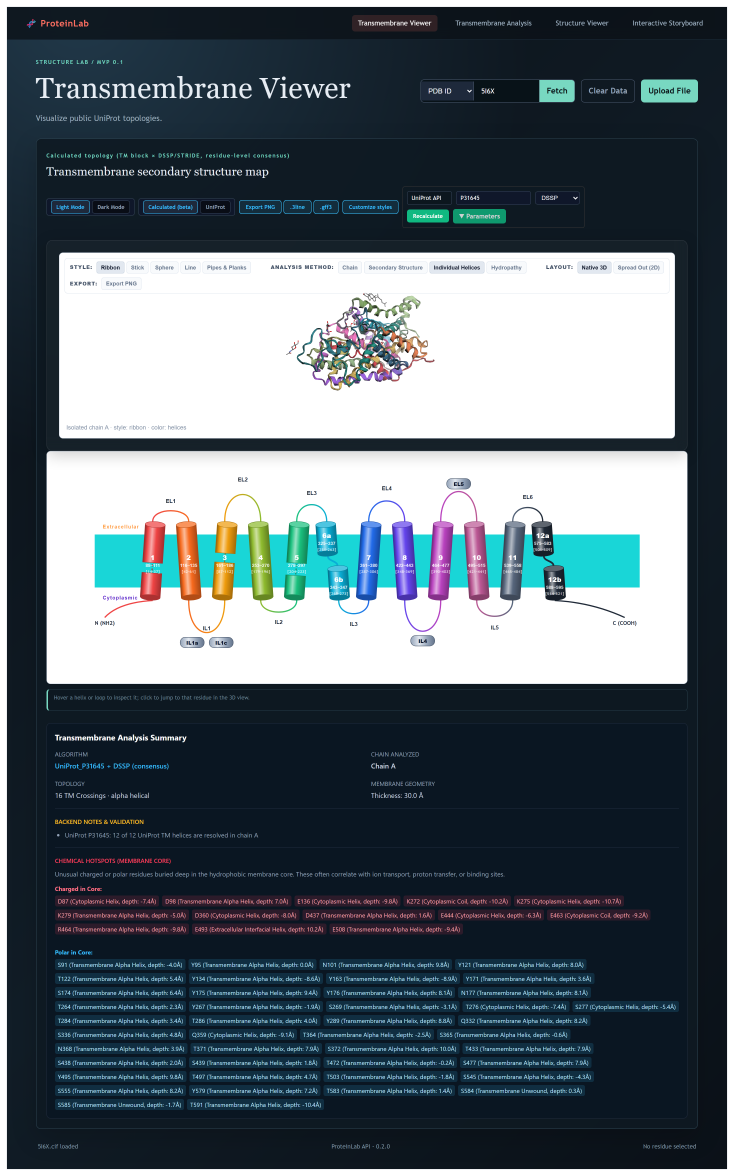
#> input picture bench/figures/figure5_interface.png, 2936 x 4704 px, found by its file name (shown at 1/4 size)
$ python fig_ui_screenshot.py
#> lines starting #> are read from the running program, lines starting #| are printed output that depends on the picture
"""Draw Figure 5: a screenshot of the web interface, produced by the browser.

    python bench/fig_ui_screenshot.py --pdb 5I6X

The guidelines ask for a figure of the interface, and a photograph of a browser window is
not reproducible: it depends on the fonts that happen to be installed and on the width of the
window.  This script drives a headless Chromium through Playwright against the live
application, waits until the topology it asked for has actually arrived, and saves the page at
a fixed width.  The screenshot is taken from the live site because the figure is a picture of
the deployed software, and the caption says so.

Two waits are used, and both are needed.  The page reports "Computing ..." while a request is
in flight, but the text alone is not enough: the status line and the spinner keep their
wording for a moment after the response lands, and the viewer below them is drawn afterwards.
The figure waits, first, for the "Computing ..." label to disappear and, second, until the
page has stopped growing, which is when the 3-D view and the summary have been laid out.

The interface is dark; the figure is therefore not re-coloured.  A white margin is added and
a thin rule is drawn round it, so that the panel reads as a screenshot on a page rather than
as a printing fault.
"""
from __future__ import annotations

import argparse
from pathlib import Path

from PIL import Image, ImageDraw

WIDTH = 1440
SCALE = 2                       # the device scale factor of the browser
MARGIN = 28                     # white margin added round the screenshot, at 2x


# [55 lines left out: functions viewer_drawn, settle, shots, not called in this run]


def capture(url: str, query: str, out: Path) -> None:
#> (the call stopped at in capture, `with sync_playwright() as p:`: playwright is not available in this run)
    from playwright.sync_api import sync_playwright

    with sync_playwright() as p:
        browser = p.chromium.launch()
        drawn = shots(browser, url, query, out)
        browser.close()
    if not drawn:
        raise SystemExit(
            "the three-dimensional view never painted: run the script again, or take the\n"
            "screenshot of the 2-D map alone and say so in the legend")


def frame(path: Path) -> None:
    """White margin and a hairline round the screenshot."""
    shot = Image.open(path).convert("RGB")
#> shot is the input picture: PIL image 2936x4704 RGB; mean R, G, B 90.5, 102.8, 110.6
    canvas = Image.new("RGB", (shot.width + 2 * MARGIN, shot.height + 2 * MARGIN),
                       (255, 255, 255))
#> canvas: PIL image 2992x4760 RGB; every value is 255
    canvas.paste(shot, (MARGIN, MARGIN))
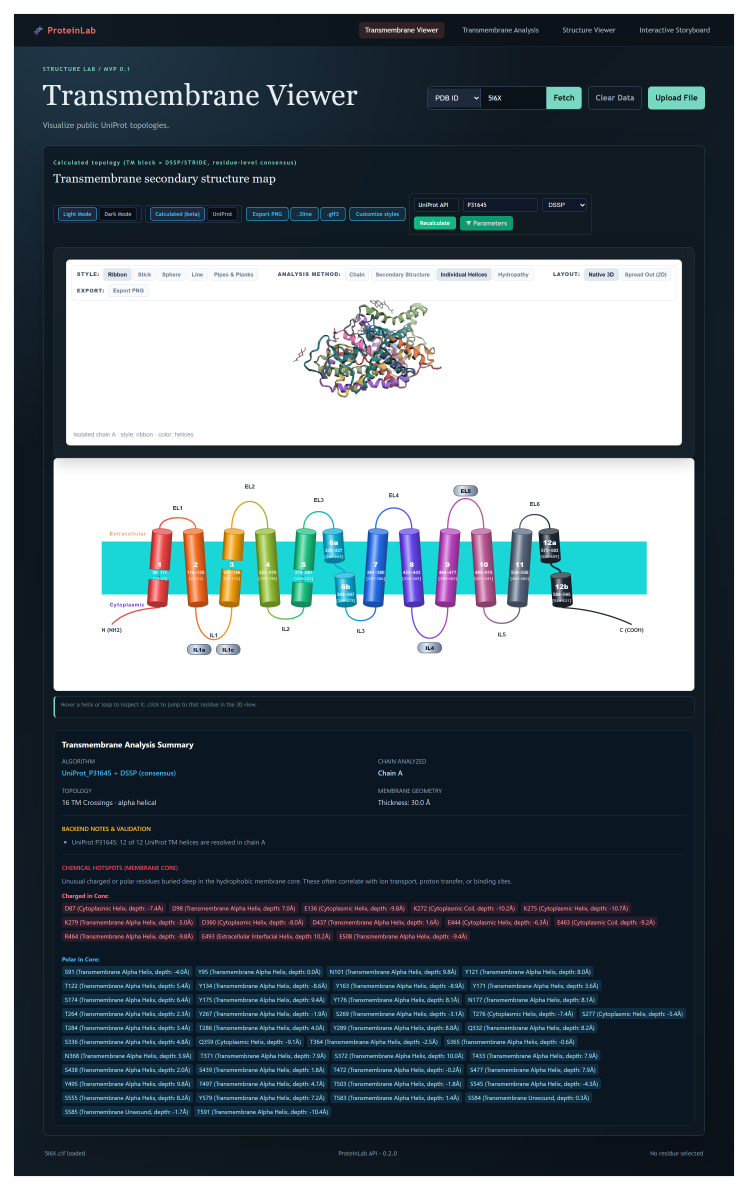
#> canvas: PIL image 2992x4760 RGB (shown at 1/4 size); mean R, G, B 95.5, 107.4, 115
    draw = ImageDraw.Draw(canvas)
    draw.rectangle([MARGIN - 1, MARGIN - 1, MARGIN + shot.width, MARGIN + shot.height],
                   outline=(190, 196, 204), width=1)
    canvas.save(path, dpi=(300, 300))


def main() -> None:
    ap = argparse.ArgumentParser()
    ap.add_argument("--url", default="https://protein-visualize.vercel.app")
    ap.add_argument("--pdb", default="5I6X")
    ap.add_argument("--out", default="bench/figures/figure5_interface.png")
    args = ap.parse_args()
    out = Path(args.out)
    out.parent.mkdir(parents=True, exist_ok=True)
    capture(args.url, args.pdb, out)
    frame(out)
    print(f"  {out}: {Image.open(out).size[0]}x{Image.open(out).size[1]} px, "
          f"screenshot of {args.url} with PDB {args.pdb}")


if __name__ == "__main__":
    main()
